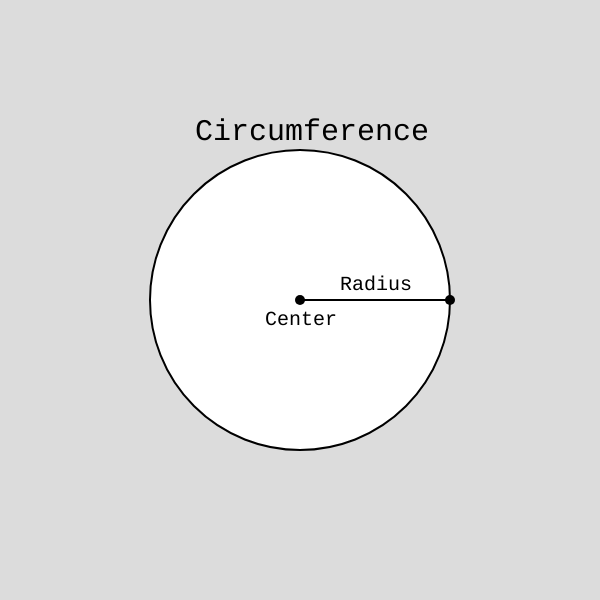
Frame 1 (no input)
Frame 60 (no input): identical to frame 1, image omitted
Frame 120 (the mouse pressed at the canvas centre since frame 60): identical to frame 1, image omitted

The p5.js sketch that drew this single still picture (run headless with seeded random() and noise() and a simulated clock; from frame 60 on, the mouse is pressed at the canvas centre):

// p5.js sketch
// ── sketch.js
function setup() {
    createCanvas(600, 600);
  }
  
  function draw() {
    background(220);

    //case 1 static
    strokeWeight(2);
    circle(300, 300, 300);

    strokeWeight(2);
    line(300, 300, 450, 300);

    strokeWeight(10);
    point(300, 300);
    point(450, 300);

    strokeWeight(2);
    textSize(30);
    textFont('Monospace');
    text('Circumference', 195, 140);
    textSize(20);
    text('Center', 265, 325);
    text('Radius', 340, 290);
  }
